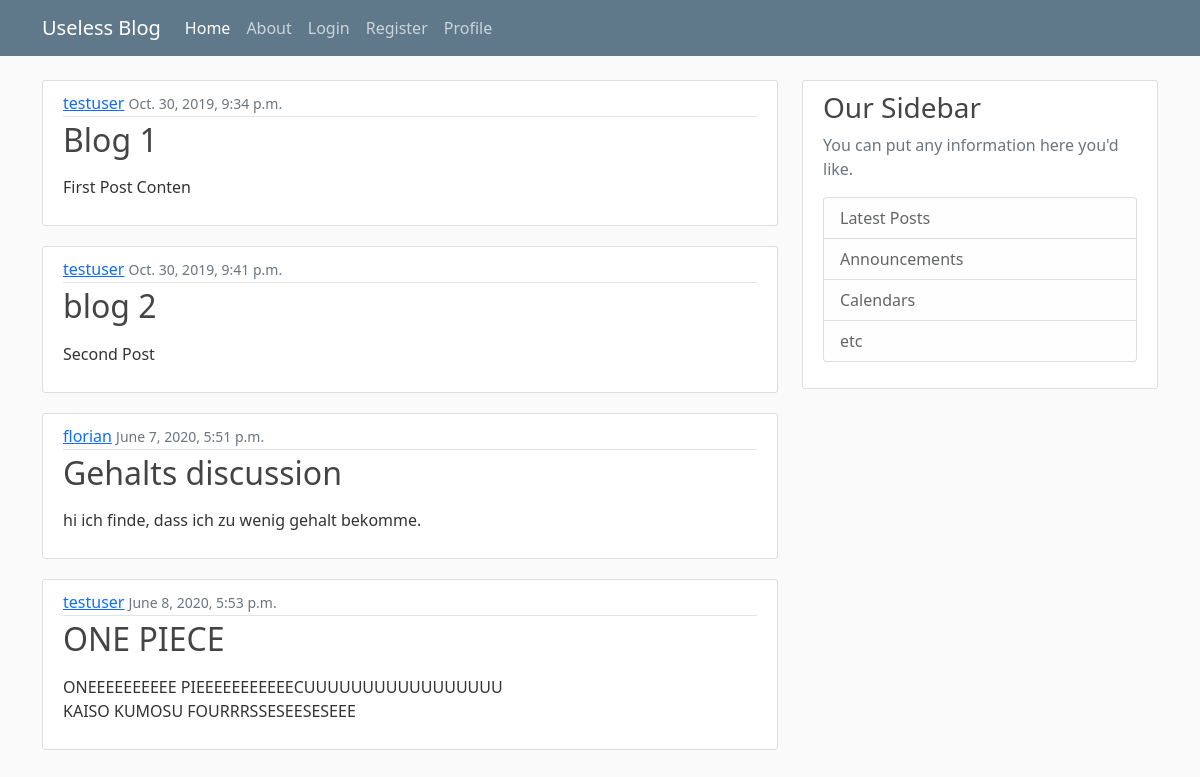
The page / on the database its author committed.
### blog/models.py (models this page shows, shortened)
class Post(models.Model):
    title = models.CharField(max_length=100)
    content = models.TextField()
    date_posted = models.DateTimeField(default=timezone.now)
    author = models.ForeignKey(User, on_delete=models.CASCADE)

### blog/views.py (the view)
# urls.py: path('', blog_views.Home, name="blog-Home"),
def Home(request):
    return render(request, 'blog/home.html', context)

### blog/templates/blog/home.html
 {% extends "blog/base.html" %}
 {% block content %}
        {% for post in posts %}
        <article class="media content-section">
            <div class="media-body">
                <div class="article-metadata">
                    <a class="mr-2" href="blog-Profile">{{ post.author }}</a>
                    <small class="text-muted">{{ post.date_posted }}</small>
                </div>
                <h2><p class="article-title" >{{ post.title }}</p></h2>
                <p style="width: 730px;"class="article-content">{{ post.content }}</p>
            </div>
        </article>
        {% endfor%}
{%endblock content%}

### blog/templates/blog/base.html (shortened to what this page needs)
{% load static %}
<html>
  <head>
        <link href="https://cdn.jsdelivr.net/npm/bootstrap@5.1.1/dist/css/bootstrap.min.css" rel="stylesheet">      <link rel="stylesheet" type="text/css" href="{% static 'blog/main.css' %}">
        <link rel="stylesheet" type="text/css" href="{% static 'blog/main.css' %}">
  </head>
  <body>
    <header class="site-header">
      <nav class="navbar navbar-expand-md navbar-dark bg-steel fixed-top">
        <div class="container" title="User">
          <a class="navbar-brand mr-4 website-name" style="color:#ffffff;">Useless Blog</a>
          <div class="collapse navbar-collapse" id="navbarToggle">
            <div class="navbar-nav mr-auto">
              <a class="nav-item nav-link {{activationHome}}" href="{% url 'blog-Home' %}">Home</a>
              <a class="nav-item nav-link {{activationAbout}}" id="about" href="{% url 'blog-About' %}">About</a>
            </div>
            <div class="navbar-nav" style="float: Right;!important">
              <a class="nav-item nav-link {{activationLogin}}" href="{% url 'blog-Login' %}">Login</a>
              <a class="nav-item nav-link {{activationRegister}}" href="{% url 'blog-Register' %}">Register</a>
              <a class="nav-item nav-link {{activationProfile}}" href="{% url 'blog-Profile' %}">Profile</a>
            </div>
          </div>
        </div>
      </nav>
    </header>
    <main role="main" class="container">
      <div class="row">
        <div class="col-md-8">
          {% block content %}{% endblock %}
        </div>
        <div class="col-md-4">
          <div class="content-section">
            <h3>Our Sidebar</h3>
            <p class='text-muted'>You can put any information here you'd like.
              <ul class="list-group">
                <li class="list-group-item list-group-item-light">Latest Posts</li>
                <li class="list-group-item list-group-item-light">Announcements</li>
                <li class="list-group-item list-group-item-light">Calendars</li>
                <li class="list-group-item list-group-item-light">etc</li>
              </ul>
            </p>
          </div>
        </div>
      </div>
    </main>
  </body>
</html>

### blog/static/blog/main.css (style rules this page uses)
body { background: #fafafa; color: #333333; margin-top: 5rem; }
h1, h2, h3, h4, h5, h6 { color: #444444; }
ul { margin: 0; }
.bg-steel { background-color: #5f788a; }
.site-header .navbar-nav .nav-link { color: #cbd5db; }
.site-header .navbar-nav .nav-link.active { font-weight: 500; }
.content-section { background: #ffffff; padding: 10px 20px; border: 1px solid #dddddd; border-radius: 3px; margin-bottom: 20px; }
.article-title { color: #444444; }
.article-content { white-space: pre-line; max-width: 730px; }
.article-metadata { padding-bottom: 1px; margin-bottom: 4px; border-bottom: 1px solid #e3e3e3 }

### rows shown on the page
Post: author "testuser", date_posted "Oct. 30, 2019, 9:34 p.m.", title "Blog 1", content "First Post Conten"
Post: author "testuser", date_posted "Oct. 30, 2019, 9:41 p.m.", title "blog 2", content "Second Post"
Post: author "florian", date_posted "June 7, 2020, 5:51 p.m.", title "Gehalts discussion", content "hi ich finde, dass ich zu wenig gehalt bekomme."
Post: author "testuser", date_posted "June 8, 2020, 5:53 p.m.", title "ONE PIECE", content "ONEEEEEEEEEE PIEEEEEEEEEEECUUUUUUUUUUUUUUUUU KAISO KUMOSU FOURRRSSESEESESEEE"
